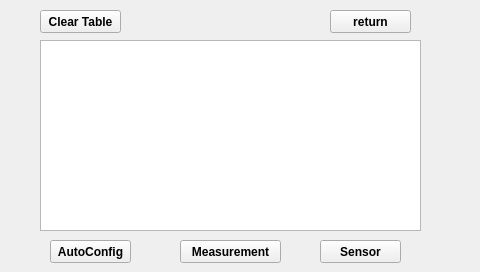
<?xml version="1.0" encoding="UTF-8"?>
<ui version="4.0">
 <class>ShowDatabase</class>
 <widget class="QWidget" name="ShowDatabase">
  <property name="geometry">
   <rect>
    <x>0</x>
    <y>0</y>
    <width>480</width>
    <height>272</height>
   </rect>
  </property>
  <property name="windowTitle">
   <string>Form</string>
  </property>
  <widget class="QTableView" name="tableView">
   <property name="geometry">
    <rect>
     <x>40</x>
     <y>40</y>
     <width>381</width>
     <height>191</height>
    </rect>
   </property>
  </widget>
  <widget class="QPushButton" name="btn_autoconfig">
   <property name="geometry">
    <rect>
     <x>50</x>
     <y>240</y>
     <width>81</width>
     <height>23</height>
    </rect>
   </property>
   <property name="font">
    <font>
     <weight>75</weight>
     <bold>true</bold>
    </font>
   </property>
   <property name="focusPolicy">
    <enum>Qt::NoFocus</enum>
   </property>
   <property name="text">
    <string>AutoConfig</string>
   </property>
  </widget>
  <widget class="QPushButton" name="btn_measurement">
   <property name="geometry">
    <rect>
     <x>180</x>
     <y>240</y>
     <width>101</width>
     <height>23</height>
    </rect>
   </property>
   <property name="font">
    <font>
     <weight>75</weight>
     <bold>true</bold>
    </font>
   </property>
   <property name="focusPolicy">
    <enum>Qt::NoFocus</enum>
   </property>
   <property name="text">
    <string>Measurement</string>
   </property>
  </widget>
  <widget class="QPushButton" name="btn_sensor">
   <property name="geometry">
    <rect>
     <x>320</x>
     <y>240</y>
     <width>81</width>
     <height>23</height>
    </rect>
   </property>
   <property name="font">
    <font>
     <weight>75</weight>
     <bold>true</bold>
    </font>
   </property>
   <property name="focusPolicy">
    <enum>Qt::NoFocus</enum>
   </property>
   <property name="text">
    <string>Sensor</string>
   </property>
  </widget>
  <widget class="QPushButton" name="btn_clearTable">
   <property name="geometry">
    <rect>
     <x>40</x>
     <y>10</y>
     <width>81</width>
     <height>23</height>
    </rect>
   </property>
   <property name="font">
    <font>
     <weight>75</weight>
     <bold>true</bold>
    </font>
   </property>
   <property name="focusPolicy">
    <enum>Qt::NoFocus</enum>
   </property>
   <property name="text">
    <string>Clear Table</string>
   </property>
  </widget>
  <widget class="QPushButton" name="btn_return">
   <property name="geometry">
    <rect>
     <x>330</x>
     <y>10</y>
     <width>81</width>
     <height>23</height>
    </rect>
   </property>
   <property name="font">
    <font>
     <weight>75</weight>
     <bold>true</bold>
    </font>
   </property>
   <property name="focusPolicy">
    <enum>Qt::NoFocus</enum>
   </property>
   <property name="text">
    <string>return</string>
   </property>
  </widget>
 </widget>
 <resources/>
 <connections/>
</ui>
